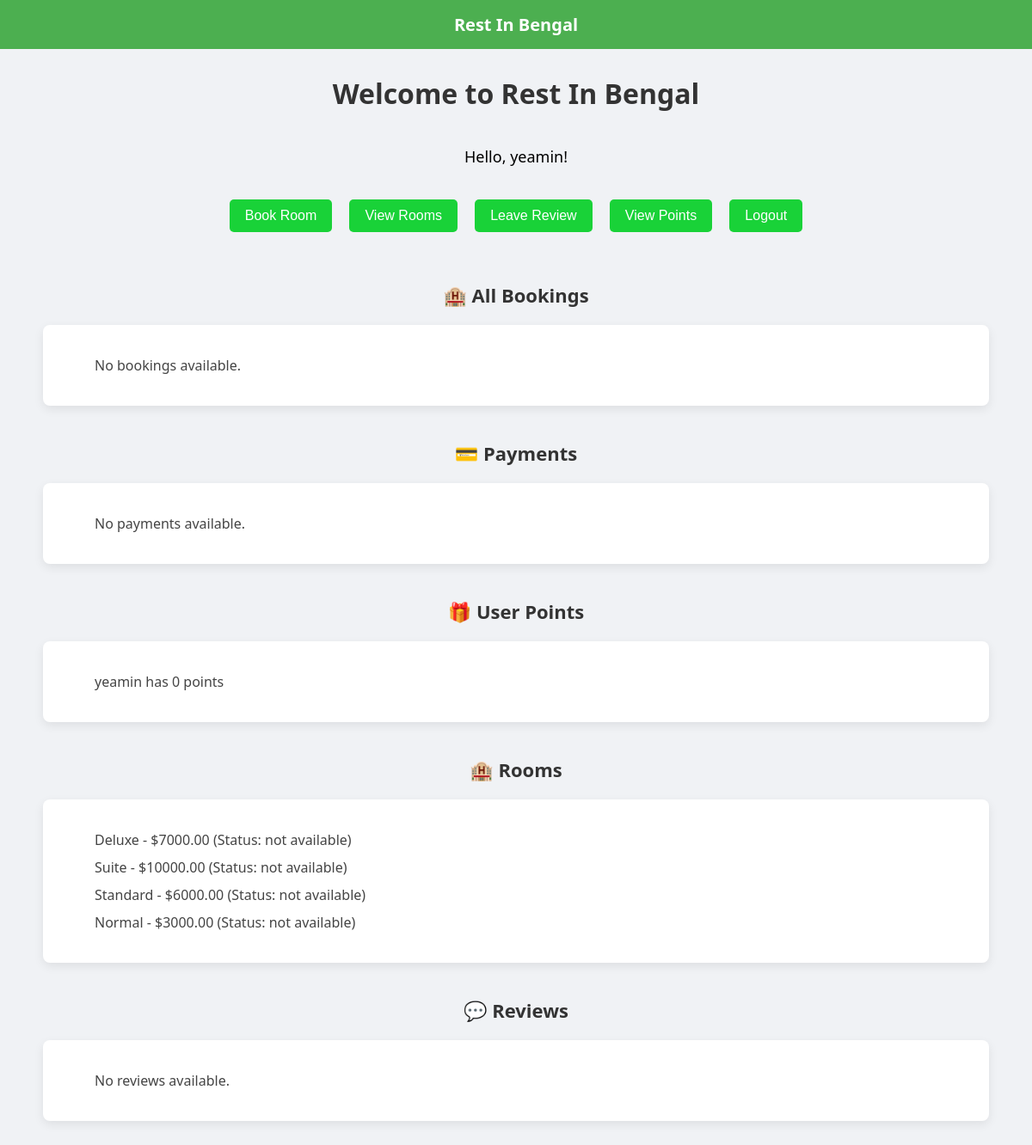
Screenshot of / (signed in) with the database file from the repository.
### app1/models.py (models this page shows, shortened)
class Point(models.Model):
    user = models.ForeignKey(User, on_delete=models.CASCADE)
    points_earned = models.IntegerField(default=0)
    points_used = models.IntegerField(default=0)

### app2/models.py (models this page shows, shortened)
class Room(models.Model):
    ROOM_TYPES = [
        ('Standard', 'Standard'),
        ('Deluxe', 'Deluxe'),
        ('Suite', 'Suite'),
        ('Normal', 'Normal'),
    ]
    type = models.CharField(max_length=20, choices=ROOM_TYPES)
    price = models.DecimalField(max_digits=8, decimal_places=2)
    status = models.CharField(max_length=20, default='available')
    image = models.ImageField(upload_to='room_images/', null=True, blank=True)  # Add this field for room images

### app1/views.py (the view)
# urls.py: path('', views.home, name='home'),
@login_required(login_url='login')
def home(request):
    total_points = 0
    try:
        total_points = Point.objects.filter(user=request.user).first().points_earned if Point.objects.filter(
            user=request.user).exists() else 0
    except:
        pass
    bookings = Booking.objects.filter(user=request.user)
    payments = Payment.objects.filter(booking__user=request.user)
    points = Point.objects.filter(user=request.user)
    rooms = Room.objects.all()
    reviews = Review.objects.all()
    return render(request, 'home.html', {
        'bookings': bookings,
        'payments': payments,
        'points': points,
        'rooms': rooms,
        'reviews': reviews,
        'total_points': total_points,  # Show total points on home page
    })

### templates/home.html (shortened to what this page needs)
<!DOCTYPE html>
<html lang="en">
<head>
</head>
<body>
<header>
    Rest In Bengal
</header>
<div class="container">
    <h1>Welcome to Rest In Bengal</h1>
    <div class="auth-section">
        {% if user.is_authenticated %}
            <p>Hello, {{ user.username }}!</p>
        {% else %}
            <p><a href="{% url 'login' %}">Login</a> | <a href="{% url 'register' %}">Register</a></p>
        {% endif %}
    </div>
    <div class="action-buttons">
        {% if not user.is_authenticated %}
            <button onclick="location.href='{% url 'register' %}'">Register</button>
            <button onclick="location.href='{% url 'login' %}'">Login</button>
        {% else %}
            <button onclick="location.href='{% url 'book_room' %}'">Book Room</button>
            <button onclick="location.href='{% url 'view_rooms' %}'">View Rooms</button>
            <button onclick="location.href='{% url 'leave_review' %}'">Leave Review</button>
            <button onclick="location.href='{% url 'view_points' %}'">View Points</button>
            <form action="{% url 'logout' %}" method="post" style="display: inline;">
                <button type="submit">Logout</button>
            </form>
        {% endif %}
    </div>
    <div>
        <h2 class="section-title">🏨 All Bookings</h2>
        <div class="card">
            <ul>
                {% for booking in bookings %}
                    <li>{{ booking.user.username }} booked {{ booking.room }} from {{ booking.check_in_date }} to {{ booking.check_out_date }}</li>
                {% empty %}
                    <li>No bookings available.</li>
                {% endfor %}
            </ul>
        </div>
        <h2 class="section-title">💳 Payments</h2>
        <div class="card">
            <ul>
                {% for payment in payments %}
                    <li>{{ payment.booking.user.username }} paid ${{ payment.amount }} on {{ payment.paid_on }}</li>
                {% empty %}
                    <li>No payments available.</li>
                {% endfor %}
            </ul>
        </div>
        <h2 class="section-title">🎁 User Points</h2>
        <div class="card">
            <ul>
                {% for point in points %}
                    <li>{{ point.user.username }} has {{ point.points_earned }} points</li>
                {% empty %}
                    <li>No points data available.</li>
                {% endfor %}
            </ul>
        </div>
        <h2 class="section-title">🏨 Rooms</h2>
        <div class="card">
            <ul>
                {% for room in rooms %}
                    <li>{{ room.type }} - ${{ room.price }} (Status: {{ room.status }})</li>
                {% empty %}
                    <li>No rooms available.</li>
                {% endfor %}
            </ul>
        </div>
        <h2 class="section-title">💬 Reviews</h2>
        <div class="card">
            <ul>
                {% for review in reviews %}
                    <li>
                        Room: {{ review.room.type }} |
                        Reviewer: {{ review.reviewer_name }} |
                        Rating: {{ review.rating }} |
                        Comment: {{ review.comment }}
                    </li>
                {% empty %}
                    <li>No reviews available.</li>
                {% endfor %}
            </ul>
        </div>
    </div>
</div>
</body>
</html>

### templates/home.html (style rules this page uses)
body { font-family: 'Segoe UI', Tahoma, Geneva, Verdana, sans-serif; background-color: #f0f2f5; margin: 0; padding: 0; }
header { background-color: #4CAF50; color: white; padding: 15px 0; text-align: center; font-size: 20px; font-weight: bold; }
.container { max-width: 1100px; margin: 30px auto; padding: 0 20px; }
h1 { text-align: center; color: #333; margin-bottom: 40px; }
.auth-section { text-align: center; margin-bottom: 30px; }
.auth-section p { font-size: 18px; margin-bottom: 10px; }
.action-buttons { text-align: center; margin-bottom: 50px; }
.action-buttons button { background-color: #19d238; color: white; padding: 10px 18px; border: none; border-radius: 5px; margin: 8px; cursor: pointer; font-size: 16px; transition: background-color 0.3s ease; }
.section-title { text-align: center; font-size: 22px; color: #333; margin: 40px 0 20px; }
.card { background-color: white; padding: 20px; border-radius: 8px; box-shadow: 0 4px 12px rgba(0, 0, 0, 0.08); transition: transform 0.3s; }
.card li { margin: 10px 0; list-style: none; color: #444; }

### rows the page displays
Point: user.username "yeamin", points_earned "0"
Room: type "Deluxe", price "7000.00", status "not available"
Room: type "Suite", price "10000.00", status "not available"
Room: type "Standard", price "6000.00", status "not available"
Room: type "Normal", price "3000.00", status "not available"

### other values shown
{{ user.username }} "yeamin"
